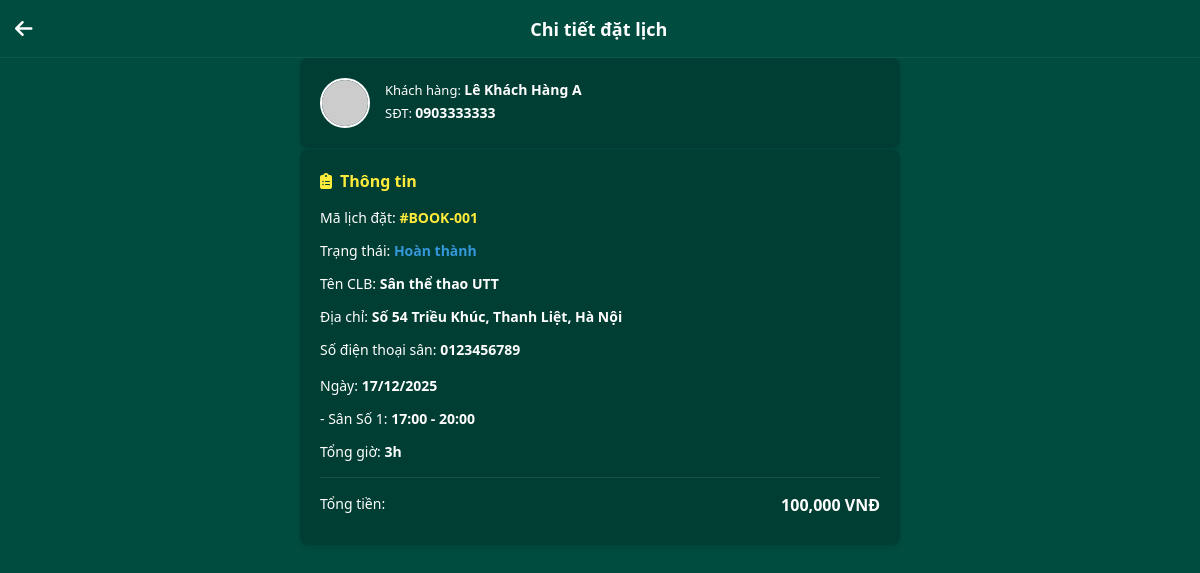
The page /chusan/chitiet_don.php?id=1 (signed in) on the database its author committed.
### tables this page shows
CREATE TABLE `dat_lich` (
  `id` int(11) NOT NULL,
  `ma_dat_lich` varchar(20) DEFAULT NULL,
  `nguoi_dung_id` int(11) DEFAULT NULL,
  `co_so_id` int(11) NOT NULL,
  `san_id` int(11) NOT NULL,
  `ngay_dat` date NOT NULL,
  `gio_bat_dau` time NOT NULL,
  `gio_ket_thuc` time NOT NULL,
  `tong_tien` decimal(10,2) DEFAULT NULL,
  `trang_thai_don` enum('cho_xac_nhan','da_xac_nhan','hoan_thanh','da_huy') DEFAULT 'cho_xac_nhan',
  `sdt_vanglai` varchar(15) DEFAULT NULL,
  `ngay_tao` timestamp NOT NULL DEFAULT current_timestamp()
);

CREATE TABLE `nguoi_dung` (
  `id` int(11) NOT NULL,
  `ho_ten` varchar(100) NOT NULL,
  `sdt` varchar(15) NOT NULL,
  `mat_khau` varchar(255) NOT NULL,
  `email` varchar(100) DEFAULT NULL,
  `vai_tro` enum('admin','chu_san','khach_hang') DEFAULT 'khach_hang',
  `trang_thai` tinyint(1) DEFAULT 1,
  `ngay_tao` timestamp NOT NULL DEFAULT current_timestamp()
);

CREATE TABLE `co_so` (
  `id` int(11) NOT NULL,
  `chu_san_id` int(11) NOT NULL,
  `mon_the_thao_id` int(11) NOT NULL,
  `ten_co_so` varchar(150) NOT NULL,
  `dia_chi_cu_the` varchar(255) NOT NULL,
  `tinh_thanh` varchar(50) DEFAULT NULL,
  `quan_huyen` varchar(50) DEFAULT NULL,
  `hotline` varchar(15) DEFAULT NULL,
  `gio_mo_cua` time DEFAULT NULL,
  `gio_dong_cua` time DEFAULT NULL,
  `gio_bat_dau_toi` time DEFAULT '17:00:00',
  `gia_sang` int(11) DEFAULT 0,
  `gia_toi` int(11) DEFAULT 0,
  `gia_cuoi_tuan` int(11) DEFAULT 0
);

CREATE TABLE `san` (
  `id` int(11) NOT NULL,
  `co_so_id` int(11) NOT NULL,
  `ten_san` varchar(50) NOT NULL,
  `trang_thai` enum('mo','khoa') DEFAULT 'mo',
  `he_so_gia` float NOT NULL DEFAULT 1
);

### chusan/chitiet_don.php (the view, shortened to what this page needs)
<?php
require_once '../config/db.php';
$booking_id = isset($_GET['id']) ? intval($_GET['id']) : 0;
$sql = "SELECT dl.*, s.ten_san, c.ten_co_so, c.dia_chi_cu_the, c.quan_huyen, c.tinh_thanh, c.hotline,
               u.ho_ten as ten_kh_tv, u.sdt as sdt_kh_tv
        FROM dat_lich dl
        JOIN san s ON dl.san_id = s.id
        JOIN co_so c ON dl.co_so_id = c.id
        LEFT JOIN nguoi_dung u ON dl.nguoi_dung_id = u.id
        WHERE dl.id = ?";
$stmt = $conn->prepare($sql);
$stmt->bind_param("i", $booking_id);
$stmt->execute();
$result = $stmt->get_result();
$row = $result->fetch_assoc();
$ten_hien_thi = "";
$sdt_hien_thi = "";
if (!empty($row['nguoi_dung_id'])) {
    $ten_hien_thi = $row['ten_kh_tv'];
    $sdt_hien_thi = $row['sdt_kh_tv'];
} else {
    $ten_hien_thi = "Khách";
    $sdt_hien_thi = $row['sdt_vanglai'];
}
$ma_don = isset($row['ma_dat_lich']) ? $row['ma_dat_lich'] : 'BOOK-' . $row['id'];
$ngay_dat = date('d/m/Y', strtotime($row['ngay_dat']));
$gio_choi = date('H:i', strtotime($row['gio_bat_dau'])) . ' - ' . date('H:i', strtotime($row['gio_ket_thuc']));
$hours = round(abs(strtotime($row['gio_ket_thuc']) - strtotime($row['gio_bat_dau'])) / 3600, 1);
$status_class = "text-yellow";
$status_text = "Chờ xác nhận";
$back_tab = 'choxn';
switch ($row['trang_thai_don']) {
    case 'hoan_thanh':
        $status_text = "Hoàn thành";
        $status_class = "text-blue";
        $back_tab = 'daht';
        break;
}
$avatar_url = "https://ui-avatars.com/api/?name=" . urlencode($ten_hien_thi) . "&background=random&color=fff";
?>
<!DOCTYPE html>
<html lang="vi">
<head>
    <link rel="stylesheet" href="../assets/css/style.css">
    <link rel="stylesheet" href="https://cdnjs.cloudflare.com/ajax/libs/font-awesome/6.4.0/css/all.min.css">
</head>
<body class="detail-page-body">
    <div class="detail-header-bar">
        <a href="quanly.php?tab=<?php echo $back_tab; ?>" class="detail-back-btn"><i class="fas fa-arrow-left"></i></a>
        <div class="detail-page-title">Chi tiết đặt lịch</div>
    </div>
    <div class="detail-container">
        <div class="detail-user-card">
            <img src="<?php echo $avatar_url; ?>" class="detail-avatar">
            <div class="detail-user-info">
                <div>Khách hàng: <b><?php echo $ten_hien_thi; ?></b></div>
                <div>SĐT: <b><a href="tel:<?php echo $sdt_hien_thi; ?>"><?php echo $sdt_hien_thi; ?></a></b></div>
            </div>
        </div>
        <div class="detail-info-section">
            <div class="detail-section-title"><i class="fas fa-clipboard-list"></i> Thông tin</div>
            <div class="detail-row">Mã lịch đặt: <span class="text-yellow">#<?php echo $ma_don; ?></span></div>
            <div class="detail-row">Trạng thái: <span class="<?php echo $status_class; ?>"><?php echo $status_text; ?></span></div>
            <div class="detail-row">Tên CLB: <b><?php echo $row['ten_co_so']; ?></b></div>
            <div class="detail-row">Địa chỉ: <b><?php echo $row['dia_chi_cu_the'] . ', ' . $row['quan_huyen'] . ', ' . $row['tinh_thanh']; ?></b></div>
            <div class="detail-row">Số điện thoại sân: <b><?php echo $row['hotline']; ?></a></b></div>
            <div class="detail-row" style="margin-top: 15px;">Ngày: <b><?php echo $ngay_dat; ?></b></div>
            <div class="detail-row">- <?php echo $row['ten_san']; ?>: <b><?php echo $gio_choi; ?></b></div>
            <div class="detail-row">Tổng giờ: <b><?php echo $hours; ?>h</b></div>
            <hr class="detail-divider">
            <div class="detail-row price">
                <span>Tổng tiền:</span>
                <span class="text-bold" style="font-size: 16px;"><?php echo number_format($row['tong_tien']); ?> VNĐ</span>
            </div>
</body>
</html>

### assets/css/style.css (style rules this page uses)
* { box-sizing: border-box; margin: 0; padding: 0; font-family: 'Segoe UI', sans-serif; }
body { background-color: #f0f2f5; padding-bottom: 80px; color: #333; }
a { text-decoration: none; color: inherit; }
.detail-page-body { background-color: #004d40; color: #fff; min-height: 100vh; }
.detail-header-bar { display: flex; align-items: center; padding: 15px; background-color: #004d40; position: sticky; top: 0; z-index: 100; border-bottom: 1px solid rgba(255, 255, 255, 0.05); }
.detail-back-btn { color: white; font-size: 20px; margin-right: 15px; cursor: pointer; }
.detail-page-title { font-size: 18px; font-weight: 700; flex-grow: 1; text-align: center; margin-right: 35px; }
.detail-container { max-width: 600px; margin: 0 auto; padding-bottom: 80px; }
.detail-user-card { background-color: #003d33; padding: 20px; display: flex; align-items: center; gap: 15px; margin-bottom: 2px; border-radius: 8px; box-shadow: 0 2px 8px rgba(0, 0, 0, 0.15); }
.detail-avatar { width: 50px; height: 50px; border-radius: 50%; border: 2px solid #fff; object-fit: cover; }
.detail-user-info { font-size: 13px; }
.detail-user-info div { margin-bottom: 4px; }
.detail-user-info b { font-weight: 700; font-size: 14px; }
.detail-info-section { padding: 20px; background-color: #003d33; border-radius: 8px; box-shadow: 0 2px 8px rgba(0, 0, 0, 0.15); }
.detail-section-title { color: #ffeb3b; font-weight: 700; font-size: 16px; margin-bottom: 15px; display: flex; align-items: center; gap: 8px; }
.detail-row { margin-bottom: 12px; font-size: 14px; line-height: 1.5; }
.detail-row.price { display: flex; justify-content: space-between; margin-bottom: 8px; }
.text-yellow { color: #ffeb3b !important; font-weight: 700; }
.text-blue { color: #3498db !important; font-weight: 700; }
.text-bold { font-weight: 700; }
.detail-divider { border: 0; border-top: 1px solid rgba(255, 255, 255, 0.1); margin: 15px 0; }

### rows shown on the page
dat_lich: nguoi_dung.ho_ten "Lê Khách Hàng A", nguoi_dung.sdt "0903333333", ma_dat_lich "BOOK-001", trang_thai_don "Hoàn thành", co_so.ten_co_so "Sân thể thao UTT", co_so.dia_chi_cu_the "Số 54 Triều Khúc", co_so.quan_huyen "Thanh Liệt", co_so.tinh_thanh "Hà Nội", co_so.hotline "0123456789", ngay_dat "17/12/2025", san.ten_san "Sân Số 1", gio_choi "17:00 - 20:00", hours "3", tong_tien "100,000"
